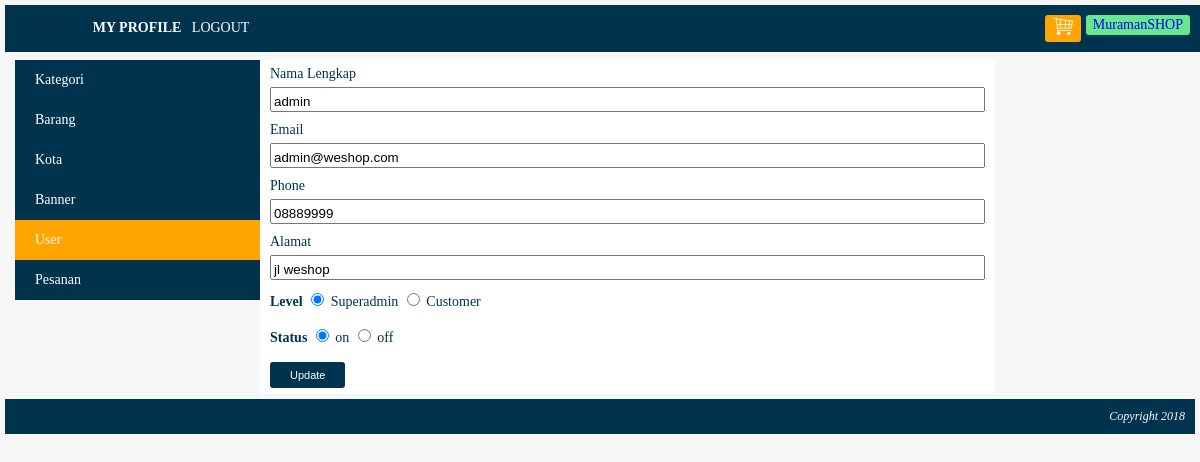
The page /index.php?page=my_profile&module=user&action=form&user_id=2 (signed in) on the database its author committed.
### tables this page shows
CREATE TABLE `user` (
  `user_id` int(10) NOT NULL,
  `level` varchar(30) NOT NULL,
  `nama` varchar(150) NOT NULL,
  `email` varchar(160) NOT NULL,
  `alamat` varchar(400) NOT NULL,
  `phone` varchar(15) NOT NULL,
  `password` varchar(300) NOT NULL,
  `status` enum('on','off') NOT NULL
);

### module/user/form.php (the view)
<?php
   $user_id = isset($_GET['user_id']) ? $_GET['user_id'] : "";
	$button = "Update";
	$queryUser = mysqli_query($koneksi, "SELECT * FROM user WHERE user_id='$user_id'");
	$row=mysqli_fetch_array($queryUser);
	$nama = $row["nama"];
	$email = $row["email"];
	$phone = $row["phone"];
	$alamat = $row["alamat"];
	$status = $row["status"];
	$level = $row["level"];
?>
<form action="<?php echo BASE_URL."module/user/action.php?user_id=$user_id"?>" method="POST">
	<div class="element-form">
		<label>Nama Lengkap
		<input type="text" name="nama" value="<?php echo $nama; ?>" />
		</label>
		<label>Email
		<input type="text" name="email" value="<?php echo $email; ?>" />
		</label>
		<label>Phone
		<input type="text" name="phone" value="<?php echo $phone; ?>" />
		</label>
		<label>Alamat
		<input type="text" name="alamat" value="<?php echo $alamat; ?>" />
		</label>
		<label><b>Level</b></label>
			<input type="radio" value="superadmin" name="level" <?php if($level == "superadmin"){ echo "checked"; } ?> /> Superadmin
			<input type="radio" value="customer" name="level" <?php if($level == "customer"){ echo "checked"; } ?> /> Customer
		<br><br>
		<label><b>Status</b></label>
			<input type="radio" value="on" name="status" <?php if($status == "on"){ echo "checked"; } ?> /> on
			<input type="radio" value="off" name="status" <?php if($status == "off"){ echo "checked"; } ?> /> off
		<br><br>
		<span><input type="submit" name="button" value="<?php echo $button; ?>" class="submit-my-profile" /></span>
	</div>
</form>

### css/style.css (style rules this page uses)
body { font-family:Verdana; font-size: 14px; color:#00334e; background: #f7f7f7; margin: 0px; padding: 0px; box-sizing: border-box; }
.element-form label input, textarea { display: block; width: 100%; padding-top: 5px; margin-bottom: 10px; margin-top:5px ; box-sizing: border-box; }
.element-form input[type="submit"] { background:#00334e;; padding: 7px 20px; color: white; border-radius: 3px; font-size: 11px; border: none; cursor: pointer; }

### rows shown on the page
user: nama "admin", email "admin@weshop.com", phone "08889999", alamat "jl weshop", level "☑", status "☑"
